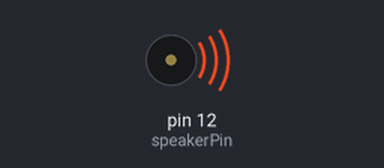
The sketch below on a simulated Arduino Uno, built with avr-gcc and run on an emulated ATmega328P. Parts: buzzer (waves = sounding).

Above: at 0.1 s.
At 5.1 s:
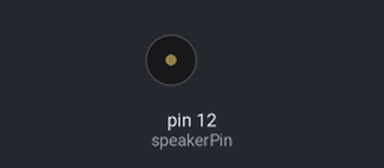
Timing chart, 0 to 6.6 s (numbered marks = the images above):
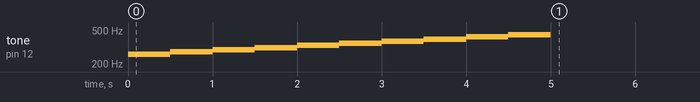

The sketch:

sound.ino
```cpp
int speakerPin = 12;
int numTone = 10;

int tones[] = {261, 277, 294, 311, 330, 349, 370, 392, 415, 440};

void setup()
{
    for (int i = 0; i < numTone; i++)
    {
        tone(speakerPin, tones[i]);
        delay(500);
    }
    noTone(speakerPin);
}

void loop()
{
}
```
